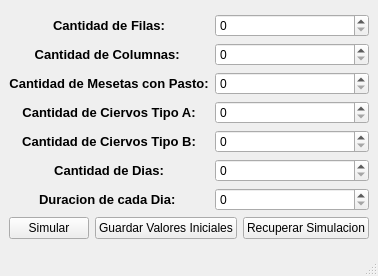
<?xml version="1.0" encoding="UTF-8"?>
<ui version="4.0">
 <class>MainWindow</class>
 <widget class="QMainWindow" name="MainWindow">
  <property name="geometry">
   <rect>
    <x>0</x>
    <y>0</y>
    <width>345</width>
    <height>276</height>
   </rect>
  </property>
  <property name="windowTitle">
   <string>MainWindow</string>
  </property>
  <widget class="QWidget" name="centralwidget">
   <layout class="QGridLayout" name="gridLayout">
    <item row="0" column="0">
     <layout class="QVBoxLayout" name="verticalLayout_3">
      <item>
       <layout class="QHBoxLayout" name="horizontalLayout">
        <item>
         <layout class="QVBoxLayout" name="verticalLayout_2">
          <item>
           <widget class="QLabel" name="label_4">
            <property name="font">
             <font>
              <family>Arial</family>
              <pointsize>10</pointsize>
              <weight>75</weight>
              <bold>true</bold>
             </font>
            </property>
            <property name="text">
             <string>Cantidad de Filas:</string>
            </property>
            <property name="alignment">
             <set>Qt::AlignCenter</set>
            </property>
           </widget>
          </item>
          <item>
           <widget class="QLabel" name="label_5">
            <property name="font">
             <font>
              <family>Arial</family>
              <pointsize>10</pointsize>
              <weight>75</weight>
              <bold>true</bold>
             </font>
            </property>
            <property name="text">
             <string>Cantidad de Columnas: </string>
            </property>
            <property name="alignment">
             <set>Qt::AlignCenter</set>
            </property>
           </widget>
          </item>
          <item>
           <widget class="QLabel" name="label">
            <property name="font">
             <font>
              <family>Arial</family>
              <pointsize>10</pointsize>
              <weight>75</weight>
              <bold>true</bold>
             </font>
            </property>
            <property name="text">
             <string>Cantidad de Mesetas con Pasto:</string>
            </property>
            <property name="alignment">
             <set>Qt::AlignCenter</set>
            </property>
           </widget>
          </item>
          <item>
           <widget class="QLabel" name="label_3">
            <property name="font">
             <font>
              <family>Arial</family>
              <pointsize>10</pointsize>
              <weight>75</weight>
              <bold>true</bold>
             </font>
            </property>
            <property name="text">
             <string>Cantidad de Ciervos Tipo A:</string>
            </property>
            <property name="alignment">
             <set>Qt::AlignCenter</set>
            </property>
           </widget>
          </item>
          <item>
           <widget class="QLabel" name="label_2">
            <property name="font">
             <font>
              <family>Arial</family>
              <pointsize>10</pointsize>
              <weight>75</weight>
              <bold>true</bold>
             </font>
            </property>
            <property name="text">
             <string>Cantidad de Ciervos Tipo B:</string>
            </property>
            <property name="alignment">
             <set>Qt::AlignCenter</set>
            </property>
           </widget>
          </item>
          <item>
           <widget class="QLabel" name="label_6">
            <property name="font">
             <font>
              <family>Arial</family>
              <pointsize>10</pointsize>
              <weight>75</weight>
              <bold>true</bold>
             </font>
            </property>
            <property name="text">
             <string>Cantidad de Dias:</string>
            </property>
            <property name="alignment">
             <set>Qt::AlignCenter</set>
            </property>
           </widget>
          </item>
          <item>
           <widget class="QLabel" name="label_7">
            <property name="font">
             <font>
              <family>Arial</family>
              <pointsize>10</pointsize>
              <weight>75</weight>
              <bold>true</bold>
             </font>
            </property>
            <property name="text">
             <string>Duracion de cada Dia: </string>
            </property>
            <property name="alignment">
             <set>Qt::AlignCenter</set>
            </property>
           </widget>
          </item>
         </layout>
        </item>
        <item>
         <layout class="QVBoxLayout" name="verticalLayout">
          <item>
           <widget class="QSpinBox" name="SpinFilas"/>
          </item>
          <item>
           <widget class="QSpinBox" name="SpinColumnas"/>
          </item>
          <item>
           <widget class="QSpinBox" name="SpinMesetas"/>
          </item>
          <item>
           <widget class="QSpinBox" name="SpinTipoA"/>
          </item>
          <item>
           <widget class="QSpinBox" name="SpinTipoB"/>
          </item>
          <item>
           <widget class="QSpinBox" name="SpinDias"/>
          </item>
          <item>
           <widget class="QSpinBox" name="SpinTiempo"/>
          </item>
         </layout>
        </item>
       </layout>
      </item>
      <item>
       <layout class="QHBoxLayout" name="horizontalLayout_2">
        <item>
         <widget class="QPushButton" name="Simular">
          <property name="text">
           <string>Simular</string>
          </property>
         </widget>
        </item>
        <item>
         <widget class="QPushButton" name="GuardarValores">
          <property name="text">
           <string>Guardar Valores Iniciales</string>
          </property>
         </widget>
        </item>
        <item>
         <widget class="QPushButton" name="RecuperarSimulacion">
          <property name="text">
           <string>Recuperar Simulacion</string>
          </property>
         </widget>
        </item>
       </layout>
      </item>
     </layout>
    </item>
   </layout>
  </widget>
  <widget class="QMenuBar" name="menubar">
   <property name="geometry">
    <rect>
     <x>0</x>
     <y>0</y>
     <width>345</width>
     <height>23</height>
    </rect>
   </property>
  </widget>
  <widget class="QStatusBar" name="statusbar"/>
 </widget>
 <resources/>
 <connections/>
</ui>
